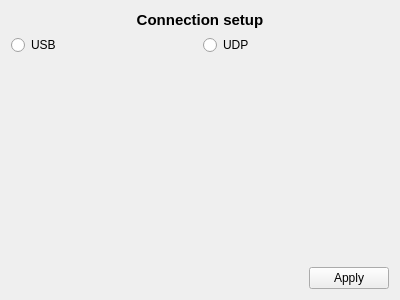
<?xml version="1.0" encoding="UTF-8"?>
<ui version="4.0">
 <class>ConnectionSetup</class>
 <widget class="QWidget" name="ConnectionSetup">
  <property name="geometry">
   <rect>
    <x>0</x>
    <y>0</y>
    <width>400</width>
    <height>300</height>
   </rect>
  </property>
  <property name="windowTitle">
   <string>Connection Setup</string>
  </property>
  <layout class="QVBoxLayout" name="verticalLayout">
   <item>
    <layout class="QGridLayout" name="gridLayout">
     <item row="2" column="0">
      <widget class="QRadioButton" name="USB_ConnectionType_rb">
       <property name="text">
        <string>USB</string>
       </property>
      </widget>
     </item>
     <item row="2" column="1">
      <widget class="QRadioButton" name="UDP_ConnectionType_rb">
       <property name="text">
        <string>UDP</string>
       </property>
      </widget>
     </item>
     <item row="0" column="0" colspan="2">
      <widget class="QLabel" name="label">
       <property name="font">
        <font>
         <pointsize>11</pointsize>
         <weight>75</weight>
         <bold>true</bold>
        </font>
       </property>
       <property name="text">
        <string>Connection setup</string>
       </property>
       <property name="alignment">
        <set>Qt::AlignCenter</set>
       </property>
      </widget>
     </item>
    </layout>
   </item>
   <item>
    <spacer name="verticalSpacer">
     <property name="orientation">
      <enum>Qt::Vertical</enum>
     </property>
     <property name="sizeHint" stdset="0">
      <size>
       <width>20</width>
       <height>40</height>
      </size>
     </property>
    </spacer>
   </item>
   <item>
    <layout class="QVBoxLayout" name="MVL_Pages"/>
   </item>
   <item>
    <layout class="QHBoxLayout" name="horizontalLayout"/>
   </item>
   <item>
    <spacer name="verticalSpacer_2">
     <property name="orientation">
      <enum>Qt::Vertical</enum>
     </property>
     <property name="sizeHint" stdset="0">
      <size>
       <width>20</width>
       <height>40</height>
      </size>
     </property>
    </spacer>
   </item>
   <item>
    <layout class="QHBoxLayout" name="horizontalLayout_2">
     <item>
      <spacer name="horizontalSpacer">
       <property name="orientation">
        <enum>Qt::Horizontal</enum>
       </property>
       <property name="sizeHint" stdset="0">
        <size>
         <width>40</width>
         <height>20</height>
        </size>
       </property>
      </spacer>
     </item>
     <item>
      <widget class="QPushButton" name="ApplyButton">
       <property name="text">
        <string>Apply</string>
       </property>
      </widget>
     </item>
    </layout>
   </item>
  </layout>
 </widget>
 <resources/>
 <connections/>
</ui>
